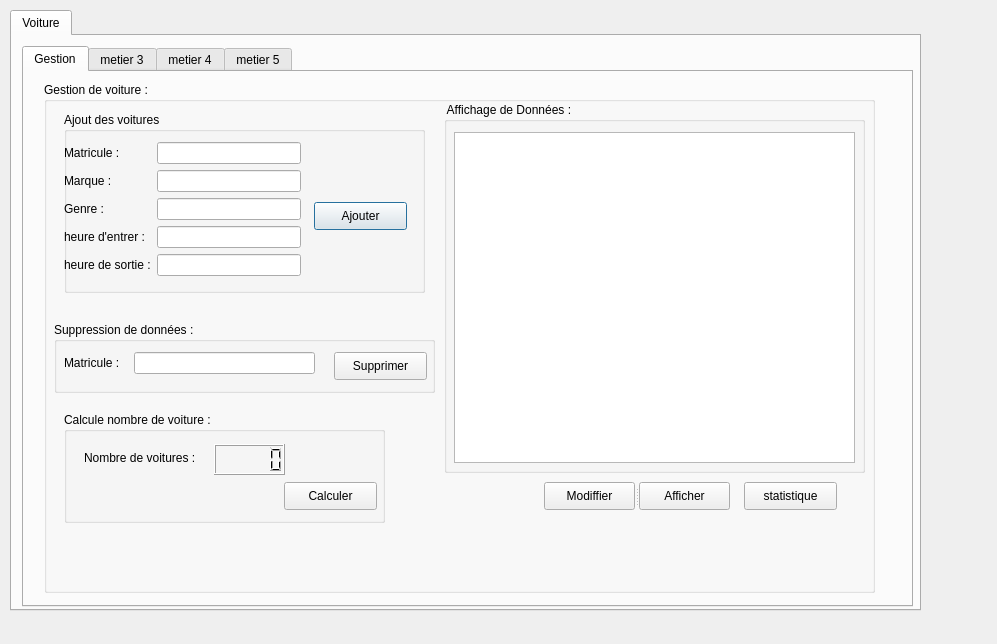
<?xml version="1.0" encoding="UTF-8"?>
<ui version="4.0">
 <class>maquette</class>
 <widget class="QDialog" name="maquette">
  <property name="geometry">
   <rect>
    <x>0</x>
    <y>0</y>
    <width>997</width>
    <height>644</height>
   </rect>
  </property>
  <property name="windowTitle">
   <string>Dialog</string>
  </property>
  <widget class="QTabWidget" name="tabWidget">
   <property name="geometry">
    <rect>
     <x>10</x>
     <y>10</y>
     <width>911</width>
     <height>601</height>
    </rect>
   </property>
   <property name="currentIndex">
    <number>0</number>
   </property>
   <widget class="QWidget" name="tab">
    <attribute name="title">
     <string>Voiture</string>
    </attribute>
    <widget class="QTabWidget" name="tabWidget_2">
     <property name="geometry">
      <rect>
       <x>10</x>
       <y>10</y>
       <width>891</width>
       <height>561</height>
      </rect>
     </property>
     <property name="currentIndex">
      <number>0</number>
     </property>
     <widget class="QWidget" name="gestion">
      <attribute name="title">
       <string>Gestion</string>
      </attribute>
      <widget class="QGroupBox" name="groupBox">
       <property name="geometry">
        <rect>
         <x>20</x>
         <y>10</y>
         <width>831</width>
         <height>511</height>
        </rect>
       </property>
       <property name="title">
        <string>Gestion de voiture :</string>
       </property>
       <widget class="QGroupBox" name="groupBox_2">
        <property name="geometry">
         <rect>
          <x>400</x>
          <y>20</y>
          <width>421</width>
          <height>371</height>
         </rect>
        </property>
        <property name="title">
         <string> Affichage de Données :</string>
        </property>
        <widget class="QTableView" name="tab_voiture">
         <property name="geometry">
          <rect>
           <x>10</x>
           <y>30</y>
           <width>401</width>
           <height>331</height>
          </rect>
         </property>
        </widget>
       </widget>
       <widget class="QGroupBox" name="groupBox_3">
        <property name="geometry">
         <rect>
          <x>20</x>
          <y>30</y>
          <width>361</width>
          <height>181</height>
         </rect>
        </property>
        <property name="title">
         <string>Ajout des voitures</string>
        </property>
        <widget class="QPushButton" name="PB_Ajout">
         <property name="geometry">
          <rect>
           <x>250</x>
           <y>90</y>
           <width>93</width>
           <height>28</height>
          </rect>
         </property>
         <property name="text">
          <string>Ajouter</string>
         </property>
        </widget>
        <widget class="QWidget" name="layoutWidget">
         <property name="geometry">
          <rect>
           <x>0</x>
           <y>30</y>
           <width>237</width>
           <height>136</height>
          </rect>
         </property>
         <layout class="QFormLayout" name="formLayout">
          <item row="0" column="0">
           <widget class="QLabel" name="label">
            <property name="text">
             <string>Matricule :</string>
            </property>
           </widget>
          </item>
          <item row="0" column="1">
           <widget class="QLineEdit" name="Matricule"/>
          </item>
          <item row="1" column="0">
           <widget class="QLabel" name="label_2">
            <property name="text">
             <string>Marque :</string>
            </property>
           </widget>
          </item>
          <item row="1" column="1">
           <widget class="QLineEdit" name="Marque"/>
          </item>
          <item row="2" column="0">
           <widget class="QLabel" name="label_3">
            <property name="text">
             <string>Genre :</string>
            </property>
           </widget>
          </item>
          <item row="2" column="1">
           <widget class="QLineEdit" name="Genre"/>
          </item>
          <item row="3" column="0">
           <widget class="QLabel" name="label_4">
            <property name="text">
             <string>heure d'entrer :</string>
            </property>
           </widget>
          </item>
          <item row="3" column="1">
           <widget class="QLineEdit" name="heure_E"/>
          </item>
          <item row="4" column="0">
           <widget class="QLabel" name="label_5">
            <property name="text">
             <string>heure de sortie :</string>
            </property>
           </widget>
          </item>
          <item row="4" column="1">
           <widget class="QLineEdit" name="heure_S"/>
          </item>
         </layout>
        </widget>
       </widget>
       <widget class="QGroupBox" name="groupBox_4">
        <property name="geometry">
         <rect>
          <x>10</x>
          <y>240</y>
          <width>381</width>
          <height>71</height>
         </rect>
        </property>
        <property name="title">
         <string>Suppression de données :</string>
        </property>
        <widget class="QPushButton" name="PB_supp">
         <property name="geometry">
          <rect>
           <x>280</x>
           <y>30</y>
           <width>93</width>
           <height>28</height>
          </rect>
         </property>
         <property name="text">
          <string>Supprimer</string>
         </property>
        </widget>
        <widget class="QLabel" name="label_7">
         <property name="geometry">
          <rect>
           <x>10</x>
           <y>30</y>
           <width>61</width>
           <height>21</height>
          </rect>
         </property>
         <property name="text">
          <string>Matricule :</string>
         </property>
        </widget>
        <widget class="QLineEdit" name="M_supp">
         <property name="geometry">
          <rect>
           <x>80</x>
           <y>30</y>
           <width>181</width>
           <height>22</height>
          </rect>
         </property>
        </widget>
       </widget>
       <widget class="QSplitter" name="splitter">
        <property name="geometry">
         <rect>
          <x>500</x>
          <y>400</y>
          <width>186</width>
          <height>28</height>
         </rect>
        </property>
        <property name="orientation">
         <enum>Qt::Horizontal</enum>
        </property>
        <widget class="QPushButton" name="btn_edit">
         <property name="text">
          <string>Modiffier</string>
         </property>
        </widget>
        <widget class="QPushButton" name="btn_afficher">
         <property name="text">
          <string>Afficher</string>
         </property>
        </widget>
       </widget>
       <widget class="QGroupBox" name="groupBox_5">
        <property name="geometry">
         <rect>
          <x>20</x>
          <y>330</y>
          <width>321</width>
          <height>111</height>
         </rect>
        </property>
        <property name="title">
         <string>Calcule nombre de voiture :</string>
        </property>
        <widget class="QLabel" name="label_6">
         <property name="geometry">
          <rect>
           <x>20</x>
           <y>30</y>
           <width>131</width>
           <height>31</height>
          </rect>
         </property>
         <property name="text">
          <string>Nombre de voitures :</string>
         </property>
        </widget>
        <widget class="QPushButton" name="btn_calculer">
         <property name="geometry">
          <rect>
           <x>220</x>
           <y>70</y>
           <width>93</width>
           <height>28</height>
          </rect>
         </property>
         <property name="text">
          <string>Calculer</string>
         </property>
        </widget>
        <widget class="QLCDNumber" name="res_calc">
         <property name="geometry">
          <rect>
           <x>150</x>
           <y>32</y>
           <width>71</width>
           <height>31</height>
          </rect>
         </property>
        </widget>
       </widget>
       <widget class="QPushButton" name="btn_stat">
        <property name="geometry">
         <rect>
          <x>700</x>
          <y>400</y>
          <width>93</width>
          <height>28</height>
         </rect>
        </property>
        <property name="text">
         <string>statistique</string>
        </property>
       </widget>
      </widget>
     </widget>
     <widget class="QWidget" name="tab_4">
      <attribute name="title">
       <string>metier 3</string>
      </attribute>
     </widget>
     <widget class="QWidget" name="tab_5">
      <attribute name="title">
       <string>metier 4</string>
      </attribute>
     </widget>
     <widget class="QWidget" name="tab_6">
      <attribute name="title">
       <string>metier 5</string>
      </attribute>
     </widget>
    </widget>
   </widget>
  </widget>
 </widget>
 <resources/>
 <connections/>
</ui>
